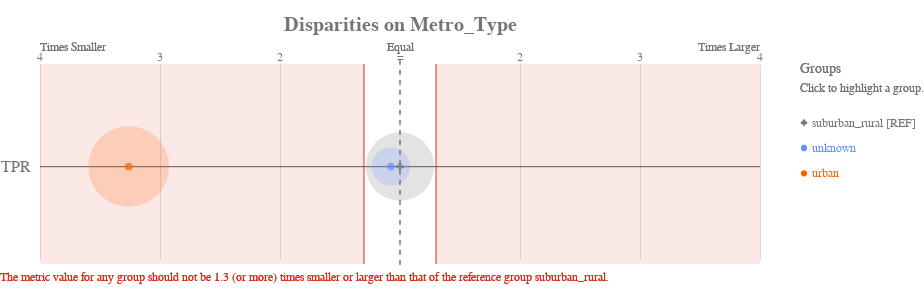

Notebook code for this chart:
### Markdown cell above
### Check for Fairness in Metro_Type (where the school is based)

### Code cell
ap.disparity(bdf, metrics, 'metro_type', fairness_threshold = disparity_tolerance)

### Figure 1 — Vega-Lite specification as saved in the notebook (floating-point values rounded to 4 significant figures)
{"config": {"view": {"continuousWidth": 400, "continuousHeight": 300, "strokeWidth": 0}, "axisLeft": {"labelColor": "rgb(117,117,117)", "labelFont": "Arial", "labelFontSize": 16}, "title": {"align": "center", "baseline": "middle", "color": "rgb(117,117,117)", "font": "Arial", "fontSize": 20, "fontWeight": "bold"}}, "layer": [{"data": {"name": "data-00ac13c15038262a930aaba6584e6216"}, "mark": {"type": "rule", "stroke": "rgb(117,117,117)", "strokeWidth": 1.25, "tooltip": ""}, "encoding": {"x": {"type": "quantitative", "field": "x", "scale": {"domain": [-3, 3], "range": [40.0, 760.0]}}, "x2": {"field": "x2"}, "y": {"type": "nominal", "axis": {"domain": false, "labelAngle": 0, "labelPadding": -30, "orient": "left", "ticks": false, "title": ""}, "field": "metric", "scale": {"domain": ["TPR"], "range": [30, 225.0]}}}}, {"data": {"name": "data-79dd248bdaa0ea02c535240e8ad022c8"}, "mark": {"type": "rule", "stroke": "rgb(117,117,117)", "strokeDash": [5, 5], "strokeWidth": 1}, "encoding": {"tooltip": {"value": "suburban_rural [REF]"}, "x": {"value": 400.0}, "y": {"value": 20.83}, "y2": {"value": 229.2}}}, {"data": {"name": "data-3a1d065fd3aa317a7985f416b0b7774b"}, "mark": {"type": "text", "align": "center", "color": "rgb(117,117,117)", "font": "Arial", "fontSize": 12, "fontWeight": "normal", "tooltip": ""}, "encoding": {"text": {"type": "nominal", "field": "label"}, "x": {"type": "quantitative", "field": "value", "scale": {"domain": [-3, 3], "range": [40.0, 760.0]}}, "y": {"value": 17.5}}}, {"layer": [{"mark": {"type": "text", "align": "left", "fill": "rgb(117,117,117)", "font": "Arial", "fontSize": 12, "fontWeight": "normal", "tooltip": ""}, "encoding": {"text": {"value": "Times Smaller"}, "x": {"value": 40.0}, "y": {"value": 7.5}}}, {"mark": {"type": "text", "align": "right", "fill": "rgb(117,117,117)", "font": "Arial", "fontSize": 12, "fontWeight": "normal", "tooltip": ""}, "encoding": {"text": {"value": "Times Larger"}, "x": {"value": 760.0}, "y": {"value": 7.5}}}, {"mark": {"type": "text", "align": "center", "fill": "rgb(117,117,117)", "font": "Arial", "fontSize": 12, "fontWeight": "normal", "tooltip": ""}, "encoding": {"text": {"value": "Equal"}, "x": {"value": 400.0}, "y": {"value": 7.5}}}], "data": {"name": "data-79dd248bdaa0ea02c535240e8ad022c8"}}, {"layer": [{"mark": {"type": "rule", "opacity": 0.8, "stroke": "rgb(217, 46, 28)", "strokeWidth": 1.25, "tooltip": ""}, "encoding": {"x": {"type": "quantitative", "field": "min", "scale": {"domain": [-3, 3], "range": [40.0, 760.0]}}, "y": {"value": 25.0}, "y2": {"value": 225.0}}}, {"mark": {"type": "rule", "opacity": 0.8, "stroke": "rgb(217, 46, 28)", "strokeWidth": 1.25, "tooltip": ""}, "encoding": {"x": {"type": "quantitative", "field": "max", "scale": {"domain": [-3, 3], "range": [40.0, 760.0]}}, "y": {"value": 25.0}, "y2": {"value": 225.0}}}, {"layer": [{"mark": {"type": "rect", "fill": "rgb(217, 46, 28)", "opacity": 0.1, "tooltip": ""}, "encoding": {"x": {"type": "quantitative", "field": "min", "scale": {"domain": [-3, 3], "range": [40.0, 760.0]}}, "x2": {"field": "lower_end"}, "y": {"value": 25.0}, "y2": {"value": 225.0}}}, {"mark": {"type": "rect", "fill": "rgb(217, 46, 28)", "opacity": 0.1, "tooltip": ""}, "encoding": {"x": {"type": "quantitative", "field": "max", "scale": {"domain": [-3, 3], "range": [40.0, 760.0]}}, "x2": {"field": "upper_end"}, "y": {"value": 25.0}, "y2": {"value": 225.0}}}]}, {"data": {"name": "data-79dd248bdaa0ea02c535240e8ad022c8"}, "mark": {"type": "text", "align": "left", "baseline": "top", "fill": "rgb(217, 46, 28)", "font": "Arial", "fontSize": 12, "fontWeight": "normal", "tooltip": ""}, "encoding": {"text": {"value": "The metric value for any group should not be 1.3 (or more) times smaller or larger than that of the reference group suburban_rural."}, "x": {"value": 0}, "y": {"value": 233.3}}}], "data": {"name": "data-c630af60ccfdede051fcc4a90fc2e3c6"}}, {"layer": [{"mark": "circle"}, {"data": {"name": "data-c9b567e44bc738f5e40a399c47e7d27e"}, "mark": {"type": "circle", "opacity": 0.2}, "encoding": {"color": {"condition": {"type": "nominal", "field": "attribute_value", "legend": null, "scale": {"domain": ["suburban_rural", "unknown", "urban"], "range": ["rgb(117,117,117)", "rgb(100, 143, 255)", "rgb(254, 97, 0)", "rgb(220, 38, 127)", "rgb(255, 176, 0)", "rgb(120, 94, 240)"]}, "selection": "selector009"}, "value": "rgb(224,224,224)"}, "size": {"type": "quantitative", "field": "group_size", "legend": null, "scale": {"domain": [0, 10940.0], "range": [0, 7854.0]}}, "tooltip": [{"type": "nominal", "field": "attribute_value", "title": "Group"}, {"type": "nominal", "field": "tooltip_group_size", "title": "Group Size"}, {"type": "nominal", "field": "tooltip_disparity_explanation_tpr", "title": "Disparity"}, {"type": "quantitative", "field": "tpr", "format": ".2f", "title": "TPR"}], "x": {"type": "quantitative", "axis": {"domain": false, "labels": false, "ticks": false, "title": null, "values": [1, 2, 3, -3, -2, -1]}, "field": "tpr_disparity_scaled", "scale": {"domain": [-3, 3], "range": [40.0, 760.0]}}, "y": {"type": "nominal", "axis": {"domain": false, "grid": false, "labels": false, "ticks": false, "title": " "}, "field": "metric_variable", "scale": {"domain": ["TPR"], "range": [30, 225.0]}}}, "selection": {"selector011": {"type": "multi", "empty": "all", "fields": ["attribute_value"]}}, "transform": [{"calculate": "'TPR'", "as": "metric_variable"}]}, {"layer": [{"mark": "point"}, {"data": {"name": "data-c9b567e44bc738f5e40a399c47e7d27e"}, "mark": {"type": "point", "filled": true, "size": 60}, "encoding": {"color": {"condition": {"type": "nominal", "field": "attribute_value", "legend": null, "scale": {"domain": ["suburban_rural", "unknown", "urban"], "range": ["rgb(117,117,117)", "rgb(100, 143, 255)", "rgb(254, 97, 0)", "rgb(220, 38, 127)", "rgb(255, 176, 0)", "rgb(120, 94, 240)"]}, "selection": "selector009"}, "value": "rgb(224,224,224)"}, "shape": {"type": "nominal", "field": "attribute_value", "legend": null, "scale": {"domain": ["suburban_rural", "unknown", "urban"], "range": ["cross", "circle", "circle"]}}, "tooltip": [{"type": "nominal", "field": "attribute_value", "title": "Group"}, {"type": "nominal", "field": "tooltip_group_size", "title": "Group Size"}, {"type": "nominal", "field": "tooltip_disparity_explanation_tpr", "title": "Disparity"}, {"type": "quantitative", "field": "tpr", "format": ".2f", "title": "TPR"}], "x": {"type": "quantitative", "axis": {"domain": false, "labels": false, "ticks": false, "title": null, "values": [1, 2, 3, -3, -2, -1]}, "field": "tpr_disparity_scaled", "scale": {"domain": [-3, 3], "range": [40.0, 760.0]}}, "y": {"type": "nominal", "axis": {"domain": false, "grid": false, "labels": false, "ticks": false, "title": " "}, "field": "metric_variable", "scale": {"domain": ["TPR"], "range": [30, 225.0]}}}, "selection": {"selector010": {"type": "multi", "empty": "all", "fields": ["attribute_value"]}}, "transform": [{"calculate": "'TPR'", "as": "metric_variable"}]}]}]}, {"layer": [{"mark": {"type": "point", "filled": true, "opacity": 1, "size": 39.48}, "encoding": {"color": {"condition": {"type": "nominal", "field": "attribute_value", "legend": null, "scale": {"domain": ["suburban_rural", "unknown", "urban"], "range": ["rgb(117,117,117)", "rgb(100, 143, 255)", "rgb(254, 97, 0)", "rgb(220, 38, 127)", "rgb(255, 176, 0)", "rgb(120, 94, 240)"]}, "selection": "selector009"}, "value": "rgb(224,224,224)"}, "shape": {"type": "nominal", "field": "attribute_value", "legend": null, "scale": {"domain": ["suburban_rural", "unknown", "urban"], "range": ["cross", "circle", "circle"]}}, "x": {"value": 804}, "y": {"type": "nominal", "axis": {"domain": false, "grid": false, "labels": false, "ticks": false, "title": " "}, "field": "attribute_value", "scale": {"domain": ["suburban_rural", "unknown", "urban"], "range": [71, 147]}}}, "selection": {"selector009": {"type": "multi", "empty": "all", "fields": ["attribute_value"]}}}, {"mark": {"type": "text", "align": "left", "baseline": "middle", "font": "Arial", "fontSize": 12, "fontWeight": "normal"}, "encoding": {"color": {"condition": {"type": "nominal", "field": "attribute_value", "legend": null, "scale": {"domain": ["suburban_rural", "unknown", "urban"], "range": ["rgb(117,117,117)", "rgb(100, 143, 255)", "rgb(254, 97, 0)", "rgb(220, 38, 127)", "rgb(255, 176, 0)", "rgb(120, 94, 240)"]}, "selection": "selector009"}, "value": "rgb(224,224,224)"}, "text": {"type": "nominal", "field": "label"}, "x": {"value": 812}, "y": {"type": "nominal", "axis": {"domain": false, "grid": false, "labels": false, "ticks": false, "title": " "}, "field": "attribute_value", "scale": {"domain": ["suburban_rural", "unknown", "urban"], "range": [71, 147]}}}, "selection": {"selector012": {"type": "multi", "empty": "all", "fields": ["attribute_value"]}}}, {"data": {"name": "data-79dd248bdaa0ea02c535240e8ad022c8"}, "mark": {"type": "text", "align": "left", "baseline": "middle", "color": "rgb(117,117,117)", "font": "Arial", "fontSize": 12, "fontWeight": "normal"}, "encoding": {"text": {"value": "Click to highlight a group."}, "x": {"value": 800}, "y": {"value": 49}}}, {"data": {"name": "data-79dd248bdaa0ea02c535240e8ad022c8"}, "mark": {"type": "text", "align": "left", "baseline": "middle", "color": "rgb(117,117,117)", "font": "Arial", "fontSize": 14, "fontWeight": "normal"}, "encoding": {"text": {"value": "Groups"}, "x": {"value": 800}, "y": {"value": 30}}}], "data": {"name": "data-e1f9423a4bded23d71327d85bde107c5"}}], "height": 250, "padding": {"top": 15, "bottom": 10}, "resolve": {"scale": {"size": "independent", "y": "independent"}}, "title": "Disparities on Metro_Type", "width": 800, "$schema": "https://vega.github.io/schema/vega-lite/v4.8.1.json", "datasets": {"data-00ac13c15038262a930aaba6584e6216": [{"metric": "TPR", "x": -3, "x2": 3}], "data-79dd248bdaa0ea02c535240e8ad022c8": [{"a": 1, "b": 0}, {"a": 1, "b": 0}], "data-3a1d065fd3aa317a7985f416b0b7774b": [{"value": 1, "label": 2}, {"value": 2, "label": 3}, {"value": 3, "label": 4}, {"value": -3, "label": 4}, {"value": -2, "label": 3}, {"value": -1, "label": 2}, {"value": 0, "label": "="}], "data-c630af60ccfdede051fcc4a90fc2e3c6": [{"min": -0.3, "max": 0.3, "lower_end": -3, "upper_end": 3}], "data-c9b567e44bc738f5e40a399c47e7d27e": [{"attribute_name": "metro_type", "attribute_value": "suburban_rural", "group_size": 6506, "total_entities": 17677, "tpr": 0.1392, "tpr_disparity": 1.0, "tpr_disparity_scaled": 0.0, "tooltip_group_size": "6,506 (36.80%)", "tooltip_disparity_explanation_tpr": "Reference group"}, {"attribute_name": "metro_type", "attribute_value": "unknown", "group_size": 2056, "total_entities": 17677, "tpr": 0.1294, "tpr_disparity": 0.93, "tpr_disparity_scaled": -0.0753, "tooltip_group_size": "2,056 (11.63%)", "tooltip_disparity_explanation_tpr": "1.08 times smaller TPR than the reference group"}, {"attribute_name": "metro_type", "attribute_value": "urban", "group_size": 9115, "total_entities": 17677, "tpr": 0.04267, "tpr_disparity": 0.3067, "tpr_disparity_scaled": -2.261, "tooltip_group_size": "9,115 (51.56%)", "tooltip_disparity_explanation_tpr": "3.26 times smaller TPR than the reference group"}], "data-e1f9423a4bded23d71327d85bde107c5": [{"attribute_value": "suburban_rural", "label": "suburban_rural [REF]"}, {"attribute_value": "unknown", "label": "unknown"}, {"attribute_value": "urban", "label": "urban"}]}}
